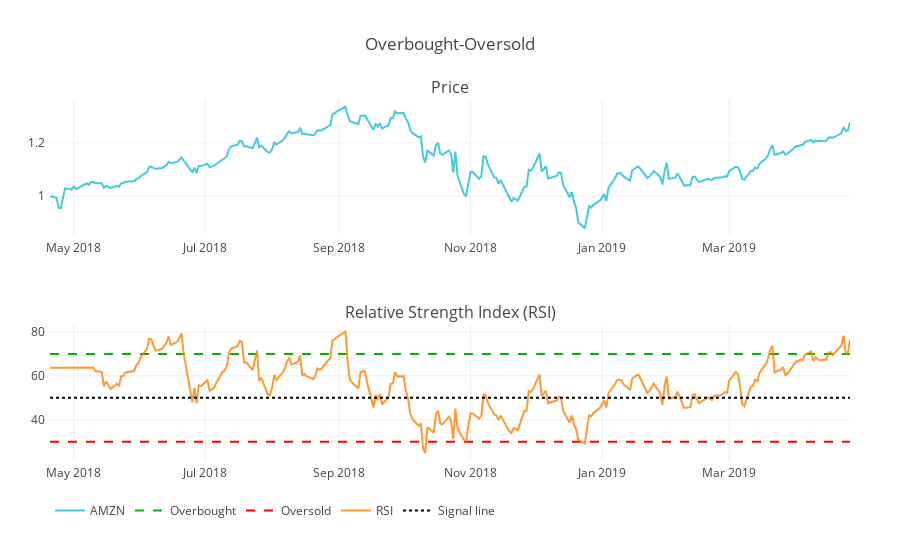

Write notebook code for a chart like this one.
### Markdown cell above
### RSI

### Code cell
rsi = get_RSI(portf_value['Adj Close'])
normed_df['RSI'] = rsi
plot_rsi = plot_rsi_indicator(normed_df, symbol, output_type='nb')
iplot(plot_rsi)

### Figure 1 — Plotly figure (JSON) as saved in the notebook; plotly's stock layout.template omitted (floating-point values rounded to 4 significant figures; data arrays with more than 128 entries replaced by an {"elided": "..."} marker saying what was removed)
{"data": [{"line": {"color": "#17BECF"}, "name": "AMZN", "opacity": 0.8, "type": "scatter", "uid": "f9c71d25-6536-4a27-9871-39c6b7c0e77e", "x": {"elided": "256 str values"}, "xaxis": "x", "y": {"elided": "256 float values"}, "yaxis": "y"}, {"line": {"color": "#04B404", "dash": "dash"}, "name": "Overbought", "type": "scatter", "uid": "9b7ba7b2-bdbf-4128-9f2d-161c33c87ae5", "x": {"elided": "256 str values"}, "xaxis": "x2", "y": {"elided": "256 int values"}, "yaxis": "y2"}, {"line": {"color": "#FF0000", "dash": "dash"}, "name": "Oversold", "type": "scatter", "uid": "84a25b26-3a13-4794-8d06-b36e3a9801a1", "x": {"elided": "256 str values"}, "xaxis": "x2", "y": {"elided": "256 int values"}, "yaxis": "y2"}, {"line": {"color": "#FF8000"}, "name": "RSI", "opacity": 0.8, "type": "scatter", "uid": "0281558f-0612-4eb1-afb2-d9c0dc75ced1", "x": {"elided": "256 str values"}, "xaxis": "x2", "y": {"elided": "256 float values"}, "yaxis": "y2"}, {"line": {"color": "#000000", "dash": "dot"}, "name": "Signal line", "type": "scatter", "uid": "954811b8-dc67-435c-9126-dd96e1863cae", "x": {"elided": "256 str values"}, "xaxis": "x2", "y": {"elided": "256 int values"}, "yaxis": "y2"}], "layout": {"annotations": [{"font": {"size": 16}, "showarrow": false, "text": "Price", "x": 0.5, "xanchor": "center", "xref": "paper", "y": 1, "yanchor": "bottom", "yref": "paper"}, {"font": {"size": 16}, "showarrow": false, "text": "Relative Strength Index (RSI)", "x": 0.5, "xanchor": "center", "xref": "paper", "y": 0.375, "yanchor": "bottom", "yref": "paper"}], "autosize": true, "legend": {"orientation": "h"}, "margin": {"b": 100, "l": 50, "pad": 4, "r": 50, "t": 100}, "showlegend": true, "title": {"text": "Overbought-Oversold"}, "xaxis": {"anchor": "y", "autorange": true, "domain": [0, 1], "range": ["2018-04-20", "2019-04-26"], "type": "date"}, "xaxis2": {"anchor": "y2", "autorange": true, "domain": [0, 1], "range": ["2018-04-20", "2019-04-26"], "type": "date"}, "yaxis": {"anchor": "x", "autorange": true, "domain": [0.625, 1], "range": [0.8546, 1.361], "type": "linear"}, "yaxis2": {"anchor": "x2", "autorange": true, "domain": [0, 0.375], "range": [21.72, 83.14], "type": "linear"}}}
